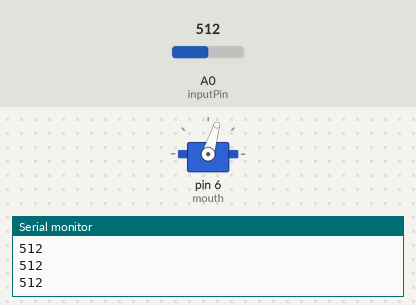
This sketch was run on a simulated Arduino Uno, built with avr-gcc and run on an emulated ATmega328P. Parts: servo, the last lines printed to the serial monitor. Inputs (shaded band) come from the test bench; at power-on: A0 (inputPin) = 512.

Above: at 1.2 s.
1.3 s: A0 (inputPin) set to 306
At 1.6 s:
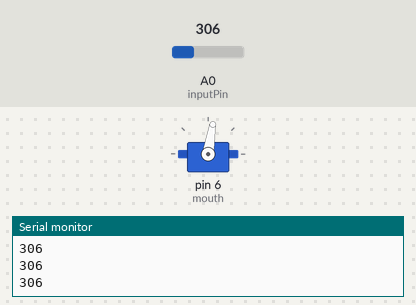
2.8 s: A0 (inputPin) set to 511
At 4.1 s:
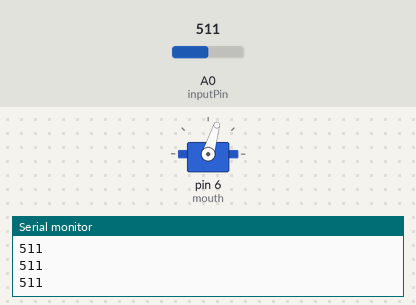
Timing chart, 0 to 5.8 s (numbered marks = the images above; inputs shaded):
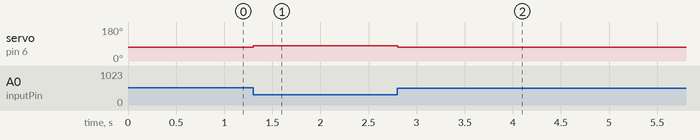

The sketch:

Mask_arduino_code.ino
```cpp
#include <Servo.h>


int inputPin = A0;

Servo mouth;  // create servo object to control a servo
int pos = 0;    // variable to store the servo position


void setup() {
  // initialize serial communication with computer:
  Serial.begin(9600);
  mouth.attach(6);  // attaches the servo on pin 9 to the servo object

}

void loop() {

  adc_to_mouth(analogRead(A0));

}

void set_mouth_position(int percent_open){


  static int us_val;
  us_val = map(percent_open, 0, 100, 1500, 1300);

  mouth.writeMicroseconds(us_val);

}

void open_close_mouth_test(void){   //opens and closes alexas mouth once

  int i;

  for (i=0; i<100; i++) {  //open mouth
    set_mouth_position(i);
    delay(20);
  }

  for (i=100; i>0; i--) { //close mouth
    set_mouth_position(i);
    delay(20);
  }

}

void adc_to_mouth(int adc_val){  //maps the ADC val from alexa audio line out to the mouth position

  static int mouth_val;
  mouth_val = map(adc_val, 0, 500, 0, 100);
  set_mouth_position(constrain(mouth_val,0,100));
  Serial.println(adc_val);

}
```

Measured:
- after the input at 1.3 s, servo on pin 6 (mouth): 73° → 81° at once
- after the input at 2.8 s, servo on pin 6 (mouth): 81° → 73° at once
